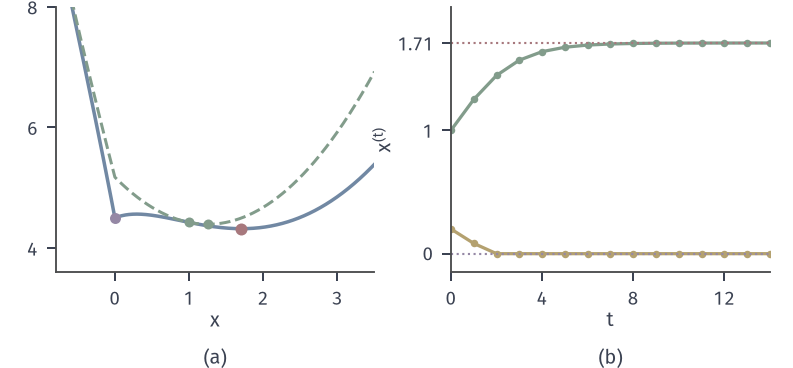

Source code (Python):
from pathlib import Path
import sys
ROOT = next(p for p in Path(__file__).resolve().parents if (p/'build.sh').is_file() and (p/'tex/book.tex').is_file())
sys.path.insert(0, str(ROOT/'figures/00-shared/mathematical-preliminaries-upper/00-shared/comprehension-figures'))
from support import figure, save, BLUE, GREEN, YELLOW, RED, PURPLE, INK, MUTED, GRID, BLUE_FILL, GREEN_FILL, YELLOW_FILL, RED_FILL, PURPLE_FILL
import numpy as np
HERE = Path(__file__).resolve().parent
STROKE = '#4C4D4F'
def panel(fig, left, right, top, bottom, wspace=.25, hspace=.2):
    fig.set_layout_engine(None)
    fig.subplots_adjust(left=left, right=right, top=top, bottom=bottom, wspace=wspace, hspace=hspace)
def tag(fig, ax, s, y=None, d=.15):
    p = ax.get_position(); fig.text((p.x0+p.x1)/2, (p.y0-d) if y is None else y, s, ha='center', va='top')
def opt(ax, x=0, y=0, ms=4.8, z=7): ax.plot([x],[y],'o',ms=ms,color=RED,mew=0,zorder=z)
# F(x)=(x-3)^2/2+3.5 log(1+|x|)，MM：x^+=soft(3,3.5/(1+|x|))。
F=lambda x:.5*(x-3)**2+3.5*np.log(1+abs(x))
S=lambda z,t:np.sign(z)*max(abs(z)-t,0)
def run(x0,T=14):
    P=[x0]
    for t in range(T): P.append(S(3.,3.5/(1+abs(P[-1]))))
    return np.array(P)
Q=lambda x,c:.5*(x-3)**2+3.5*(np.log(1+abs(c))+(abs(x)-abs(c))/(1+abs(c)))
P1=run(1.);P2=run(.2);print(P1[:5],F(P1[:5]),P2[:5],F(P2[:5]),P1[-1])
fig,(A,B)=figure(width_mm=112,height_mm=52,ncols=2)
panel(fig,.07,.97,.98,.26,wspace=.24)
X=np.linspace(-.8,3.5,1001);A.plot(X,F(X),color=BLUE,lw=1.4);A.plot(X,Q(X,1.),color=GREEN,lw=1.2,ls='--');A.plot([1],[F(1.)],'o',color=GREEN,ms=4,mew=0,zorder=6);A.plot([P1[1]],[Q(P1[1],1.)],'o',color=GREEN,ms=4,mew=0,zorder=6)
xm=1+.5**.5;opt(A,xm,float(F(xm)));A.plot([0],[F(0.)],'o',color=PURPLE,ms=4.4,mew=0,zorder=6)
A.set_xlim(-.8,3.5);A.set_ylim(3.6,8);A.set_xticks([0,1,2,3]);A.set_yticks([4,6,8]);A.set_xlabel('$x$',labelpad=1)
tt=np.arange(15);B.plot(tt,P1,'-o',color=GREEN,lw=1.3,ms=3,mew=0);B.plot(tt,P2,'-o',color=YELLOW,lw=1.3,ms=3,mew=0)
B.axhline(xm,color=RED,lw=.85,ls=':');B.axhline(0,color=PURPLE,lw=.85,ls=':')
B.set_xlim(0,14);B.set_xticks([0,4,8,12]);B.set_yticks([0,1,1.707],['$0$','$1$','$1.71$']);B.set_ylim(-.15,2);B.set_xlabel('$t$',labelpad=1);B.set_ylabel('$x^{(t)}$',labelpad=1)
fig.canvas.draw();tag(fig,A,'(a)',y=.055);tag(fig,B,'(b)',y=.055)
save(fig,HERE,'figure',{'x_from_1':P1.tolist(),'x_from_02':P2.tolist()})
